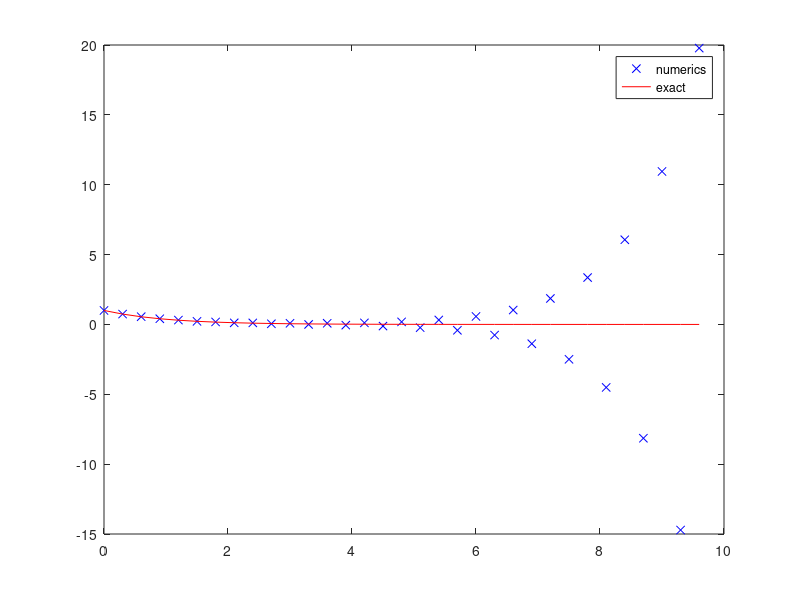

Source code (MATLAB):
% skript simulujici rovnici brzdne drahy meteoritu v atmosfere
% diferencialni rovnice dv(t)/dt = -v(t), v(0) = 1
% spocitame vyvoj rychlosti v case pomoci konecne diference derivace
% dv(t)/dt => v(t+dt)-v(t-dt)/2dt, 
% kde dt je konecne cislo
clear all;

T = 10;
dt = 0.3;
N = T/dt;

% pocatecni podminky
t(1) = 0;
v(1) = 1;

% druhy casovy krok
t(2) = t(1) + dt;

% presne reseni v prvnich dvou bodech
v_exact(1) = exp(-t(1));
v_exact(2) = exp(-t(2));

% schema je tribodove, takze poterbujeme jeste jednu hodnotu v(2)
v(2) = v_exact(2);

% diferencni schema v(t+dt)-v(t-dt)/2dt = -v(t)
for i=3:N
   t(i) = t(i-1) + dt;
   v(i) = v(i-2) -2*dt*v(i-1);
   v_exact(i) = exp(-t(i));
end    

plot(t, v, 'bx', t, v_exact, 'r-');
legend('numerics','exact');
